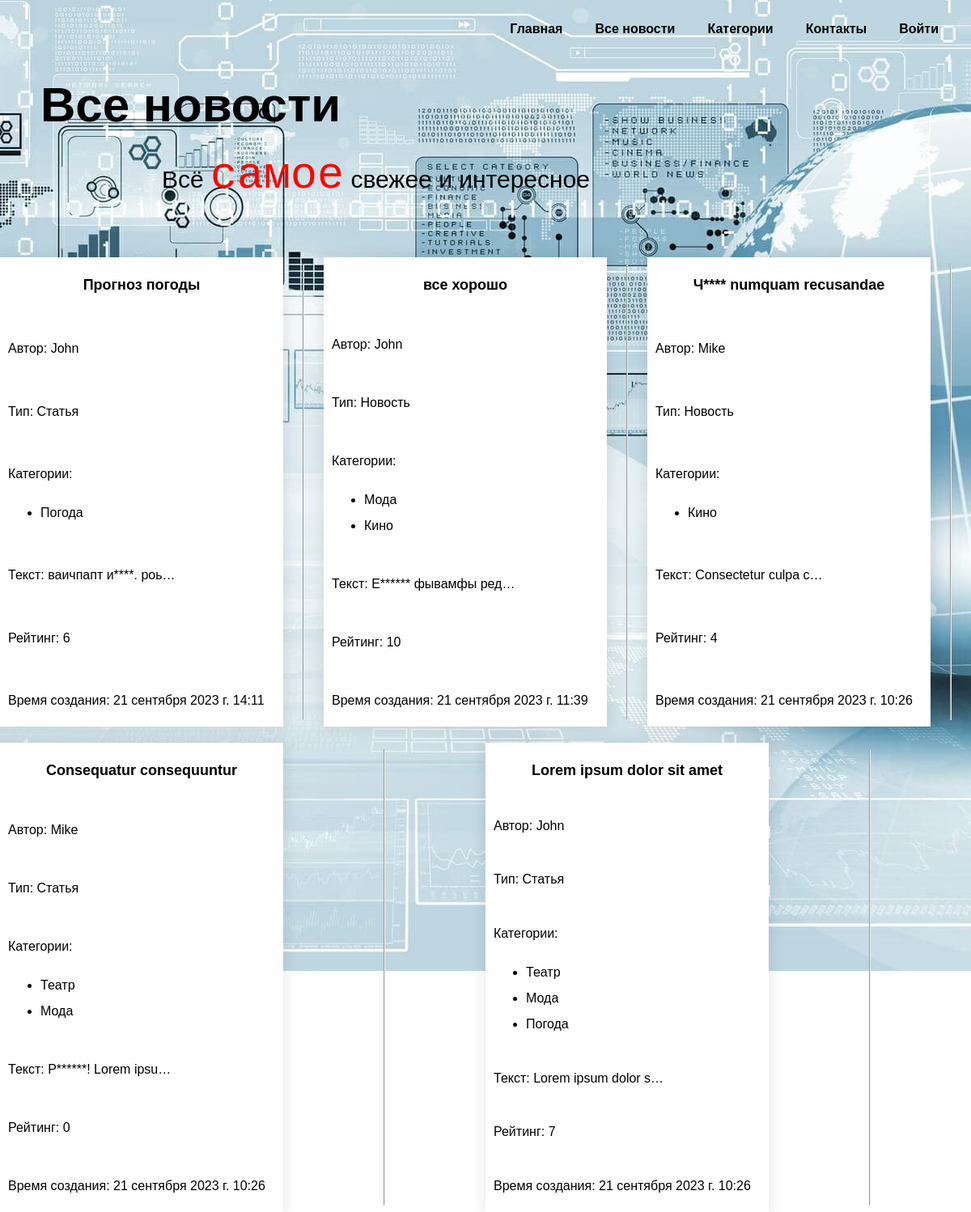
The page /new/ on the database its author committed.
### mainapp/models.py (models this page shows, shortened)
class Post(models.Model):
    STATYA = "St"
    NOVOST = "Nv"
    POST_TYPE_CHOICES = [
        (STATYA, "Статья"),
        (NOVOST, "Новость"),
    ]
    author = models.ForeignKey(Author, on_delete=models.CASCADE, related_name='author_post', verbose_name='Автор')
    type = models.CharField(max_length=2, choices=POST_TYPE_CHOICES, default=NOVOST, verbose_name='Тип поста')
    time_created = models.DateTimeField(auto_now_add=True, verbose_name='Время создания')
    category = models.ManyToManyField(Category, through="PostCategory", verbose_name='Категория')
    title = models.CharField(max_length=255, verbose_name='Название')
    text = models.TextField(verbose_name='Текст')
    rating = models.IntegerField(default=0, verbose_name='Рейтинг')
    slug = models.SlugField(max_length=255, unique=True, db_index=True, verbose_name="URL")
    class Meta:
        verbose_name = 'Пост'
        verbose_name_plural = 'Посты'
    def get_absolute_url(self):
        return reverse('post', kwargs={'post_slug': self.slug})
    def get_category_list(self):
        queryset_category = self.category.values()
        return [i['name'] for i in queryset_category]

class Author(models.Model):
    user = models.OneToOneField(User, on_delete=models.CASCADE, verbose_name='Пользователь')
    rating = models.IntegerField(default=0, verbose_name='Рейтинг')
    def __str__(self):
        return str(self.user)
    class Meta:
        verbose_name = 'Автор'
        verbose_name_plural = 'Авторы'

class Category(models.Model):
    name = models.CharField(max_length=100, unique=True, verbose_name='Категория')
    slug = models.SlugField(max_length=255, unique=True, db_index=True, verbose_name="URL")
    class Meta:
        verbose_name = 'Категория'
        verbose_name_plural = 'Категории'

### mainapp/views.py (the view)
# urls.py: path('new/', ShowAllPosts.as_view(), name='show_all_posts'),
class ShowAllPosts(ListView):
    model = Post
    template_name = 'mainapp/show-all-posts.html'
    context_object_name = 'posts'
    def get_context_data(self, *, object_list=None, **kwargs):
        context = super().get_context_data(**kwargs)
        context['menu'] = menu
        context['title'] = 'Новости'
        return context
    def get_queryset(self):
        return Post.objects.order_by('-time_created')

### mainapp/templatetags/custom_filters.py (called while the page is built)
@register.filter()
def bad_words(text_string):
    res = []
    try:
        for word in text_string.split():
            if word.lower().strip(punctuation) in bad_words2:
                if word[-1] in punctuation:
                    word = word[0] + '*' * (len(word) - 2) + word[-1]
                else:
                    word = word[0] + '*'*(len(word) - 1)
            res.append(word)
    except Exception:
        print("Oops! That was no string. Try again...")
    return ' '.join(res)

### mainapp/templates/mainapp/show-all-posts.html
{% extends 'mainapp/base.html' %}
{% load custom_filters %}
{% load static %}
{% block extrastyle %}
<link rel="stylesheet" href="{% static 'mainapp/css/show-all-posts-style.css' %}">
{% endblock %}
{% block main %}
	<main class="main-page">
		<div class="container">
		<h1 class="heading">Все новости</h1>
		<p>Всё <span>самое</span> свежее и интересное</p>
		</div>
	</main>
	{% endblock main %}
{% block content %}
	<div id="blog-posts" class="blog-cards">
			{% for p in posts %}
			<div class="blog-card-page 1">
				<div class="blog-title-page"><p><a href="{{ p.get_absolute_url }}">{{ p.title|truncatewords:12|bad_words }}</a></p></div>
				<div class="blog-date-page"><p>Автор: {{ p.author }}</p></div>
				<div class="blog-date-page"><p>Тип: {{ p.get_type_display }}</p></div>
				<div class="blog-date-page">
					<p class="post-content">Категории:
						<ul>
							{% for cat in  p.get_category_list %}
								<li>{{ cat }}</li>
							{% endfor %}
						</ul>
					</p>
				</div>
				<div class="blog-date-page"><p>Текст: {{ p.text|truncatechars:20|bad_words }}</p></div>
				<div class="blog-date-page"><p>Рейтинг: {{ p.rating }}</p></div>
				<div class="blog-date-page"><p>Время создания: {{ p.time_created }}</p></div>
			</div>
		<hr>
			{% endfor %}
		</div>
{% endblock %}

### mainapp/templates/mainapp/base.html (shortened to what this page needs)
{% load static %}
<!DOCTYPE html>
<html lang="en">
<head>
    <link rel="stylesheet" type="text/css" href="{% static 'mainapp/css/home-style.css' %}">
	{% block extrastyle %}
	{% endblock %}
</head>
<body>
    <header class="page-header">
		<nav>
			<ul class="menu">
				{% for m in menu %}
					<li><a href="{% url m.url_name %}">{{m.title}}</a></li>
				{% endfor %}
					<li><a href="#">Категории</a></li>
					<li><a href="#">Контакты</a></li>
					<li><a href="#">Войти</a></li>
			</ul>
		</nav>
	</header>
	{% block main %}{% endblock main %}
	{% block content %}
	{% endblock %}
</body>
</html>

### static/mainapp/css/home-style.css (style rules this page uses)
*,*:before,*:after { -moz-box-sizing: border-box; -webkit-box-sizing: border-box; box-sizing: border-box; }
body { margin: 0; min-width: 960px; font-family: "Montserrat", "Helvetica", "Arial", sans-serif; font-size: 16px; line-height: 32px; background-image: url("../images/news_1.jpg"); background-repeat: no-repeat; background-position: top center; }
a { text-decoration: none; color: black; font-weight: 600; }
.page-header { margin-bottom: 180px; }
.menu { max-width: 1440px; margin:0 auto; margin-top: 20px; display: flex; justify-content: flex-end; list-style-type: none; }
li { margin-right: 40px; }
.heading { margin: 0 0 24px; font-size: 60px; line-height: 96px; }
.main-page span { color: red; font-size: 55px; font-family: monospace; }
.main-page { margin-bottom: 480px; }
.main-page .container { max-width: 1440px; margin:0 auto; padding-left: 50px; }
.main-page p { font-size: 30px; margin-left: 150px; margin-top: 0; }

### static/mainapp/css/show-all-posts-style.css (style rules this page uses)
body { background-image: url("../images/news_2.jpg"); font-family: "Montserrat", "Helvetica", "Arial", sans-serif; font-size: 16px; line-height: 32px; }
.page-header { margin-bottom: 30px; }
.heading { margin: 0 0 24px; font-size: 60px; line-height: 96px; }
.main-page span { color: red; font-size: 55px; font-family: monospace; }
.main-page { margin-bottom: 80px; }
.blog-cards { width: 100%; height: auto; display: flex; flex-wrap: wrap; justify-content: space-between; row-gap: 20px; }
.blog-card-page { width: 350px; height: 580px; background: #fff; display: flex; flex-direction: column; justify-content: space-between; box-shadow:0 0 15px 4px rgba(0,0,0,0.08); }
.blog-title-page { text-align: center; font-size: 18px; font-weight: bold; }
.blog-date-page { margin-left: 10px; margin-bottom 0px; padding 0px; }

### rows shown on the page
Post: title|bad_words "Прогноз погоды", author "John", type "Статья", text|bad_words "ваичпапт и****. роь…", rating "6", time_created "21 сентября 2023 г. 14:11"
Category: get_category_list "Погода" "Погода"
Post: title|bad_words "все хорошо", author "John", type "Новость", text|bad_words "Е****** фывамфы ред…", rating "10", time_created "21 сентября 2023 г. 11:39"
Category: get_category_list "Мода" "Мода" "Мода"
Category: get_category_list "Кино" "Кино"
Post: title|bad_words "Ч**** numquam recusandae", author "Mike", type "Новость", text|bad_words "Consectetur culpa c…", rating "4", time_created "21 сентября 2023 г. 10:26"
Post: title|bad_words "Consequatur consequuntur", author "Mike", type "Статья", text|bad_words "Р******! Lorem ipsu…", rating "0", time_created "21 сентября 2023 г. 10:26"
Category: get_category_list "Театр" "Театр"
Post: title|bad_words "Lorem ipsum dolor sit amet", author "John", type "Статья", text|bad_words "Lorem ipsum dolor s…", rating "7", time_created "21 сентября 2023 г. 10:26"

### other values the page prints
{{ m.title }} "Главная" "Все новости"
